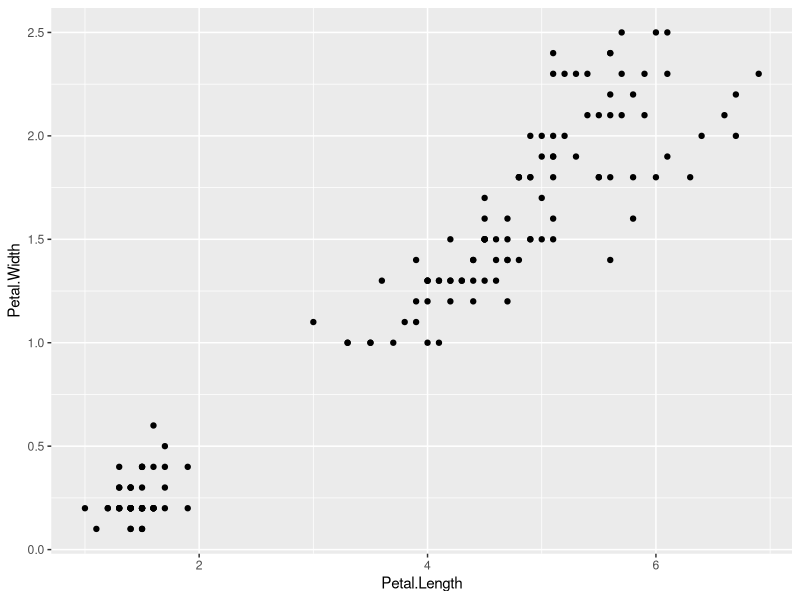
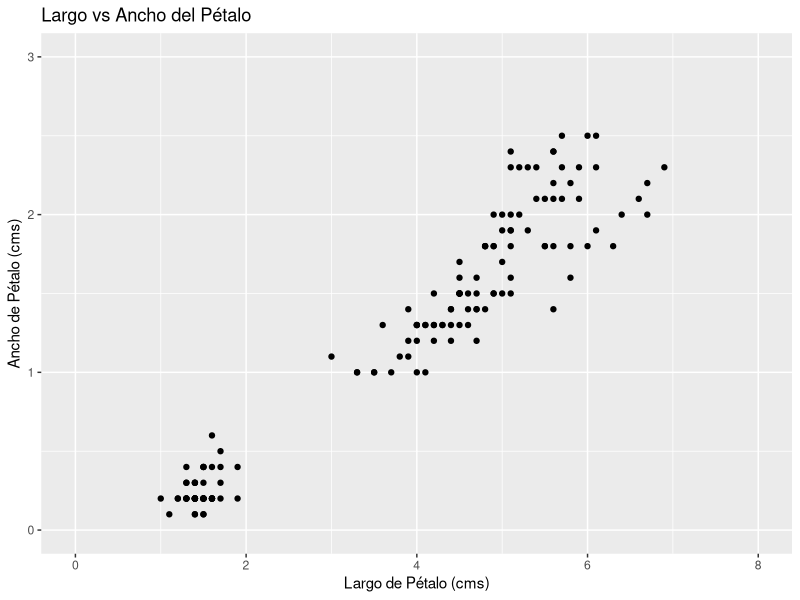
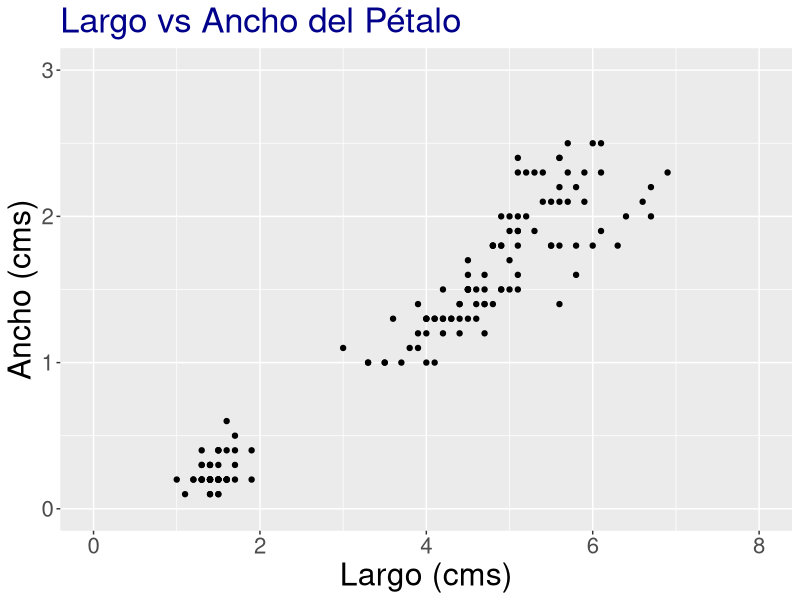
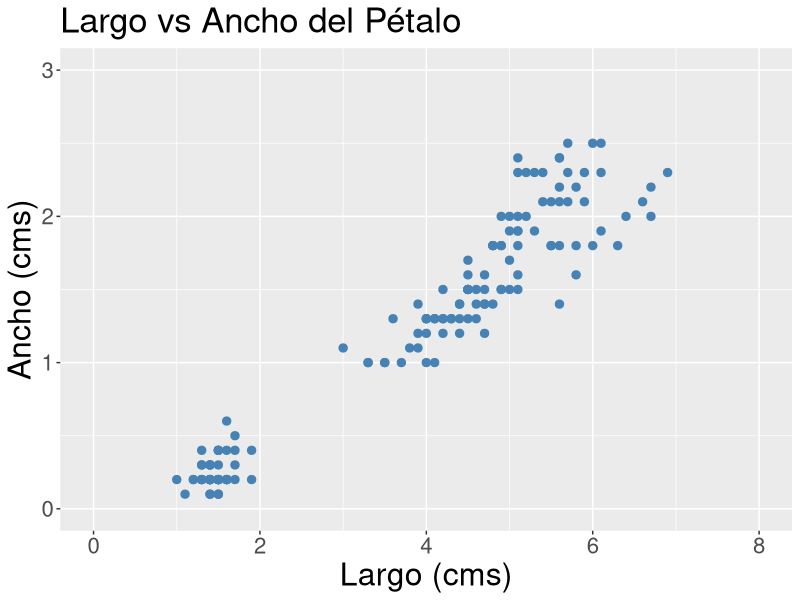
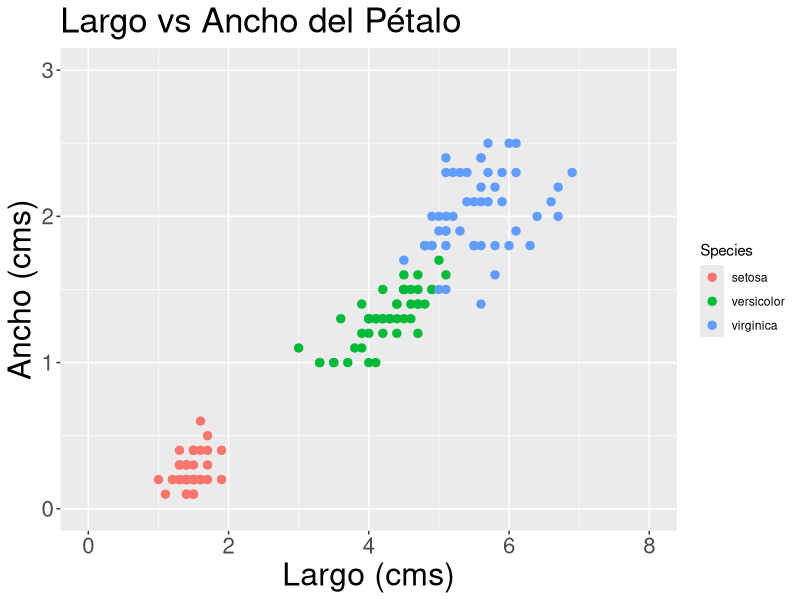
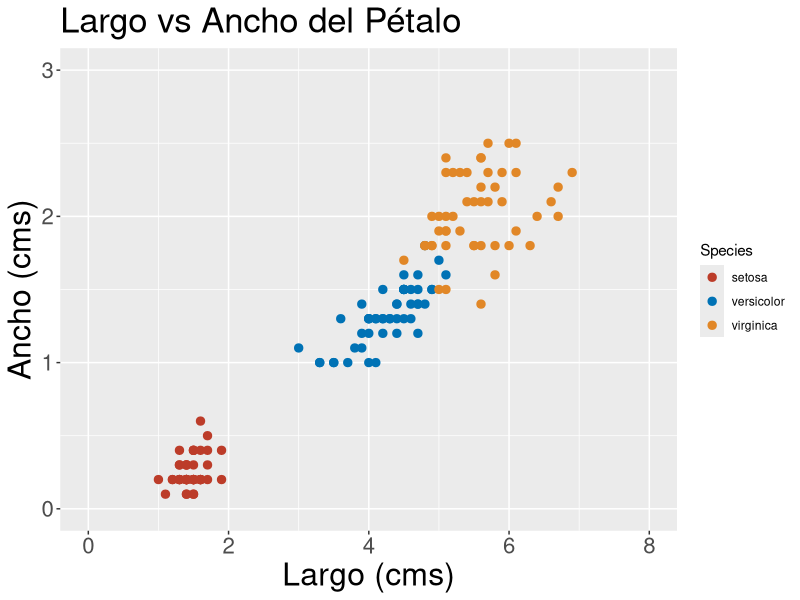
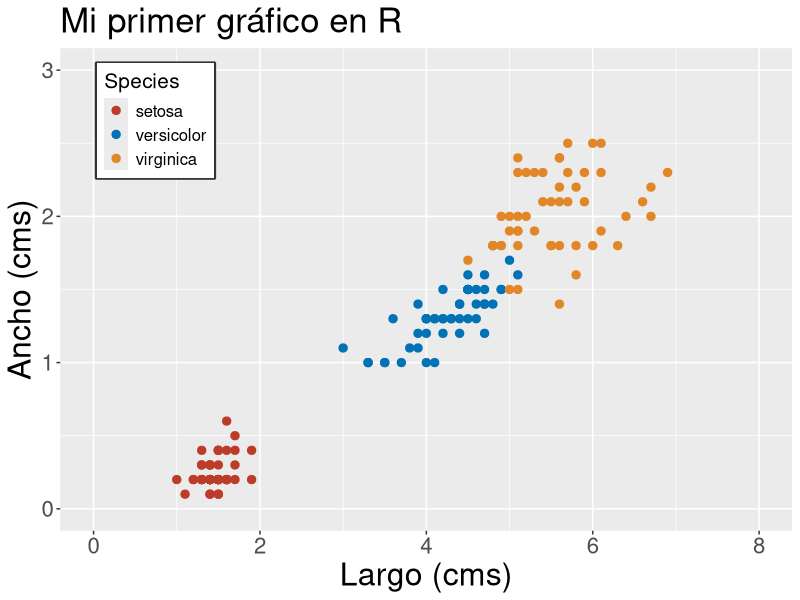
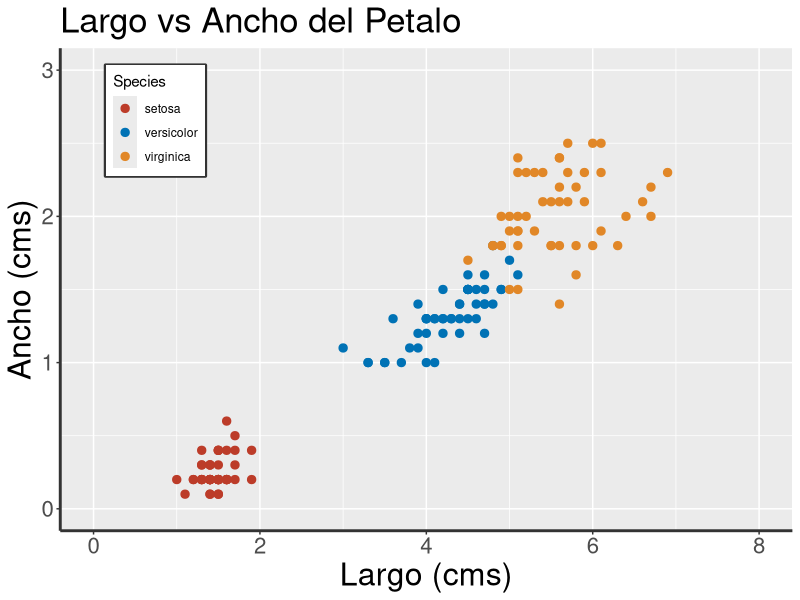

The R script that drew these images, in order:
## ---- chunk 1
knitr::opts_chunk$set(collapse = TRUE)
## ---- chunk 2
library(ggplot2)
## ---- chunk 3
ggplot(data=iris, mapping =aes(x=Petal.Length, y =Petal.Width))+geom_point()
## ---- chunk 4

ggplot(data = iris, mapping=aes(x=Petal.Length , y =Petal.Width))+
  geom_point()+
  xlim(c(0, 8))+
  ylim(c(0, 3))+
  labs(title="Largo vs Ancho del Pétalo", 
       x="Largo de Pétalo (cms)",
       y="Ancho de Pétalo (cms)")
## ---- chunk 5
ggplot(data = iris, mapping=aes(x=Petal.Length , y =Petal.Width))+
  geom_point()+
  xlim(c(0, 8))+
  ylim(c(0, 3))+
  labs(title="Largo vs Ancho del Pétalo", 
       y="Ancho (cms)", x="Largo (cms)")+
  theme(axis.text =element_text(size=16),
        axis.title=element_text(size=23),
        plot.title=element_text(size=25,colour="darkblue"))
## ---- chunk 6
ggplot(data = iris, mapping=aes(x=Petal.Length , y =Petal.Width))+
  geom_point(col="steelblue", size=2.5)+
  xlim(c(0, 8))+
  ylim(c(0, 3))+
  labs(title="Largo vs Ancho del Pétalo", 
       y="Ancho (cms)", x="Largo (cms)")+
  theme(axis.text =element_text(size=16),
        axis.title=element_text(size=23),
        plot.title=element_text(size=25),
        plot.subtitle=element_text(size=20))
## ---- chunk 7
ggplot(data = iris, mapping=aes(x=Petal.Length , y =Petal.Width))+
  geom_point(aes(col=Species), size=2.5)+
  xlim(c(0, 8))+
  ylim(c(0, 3))+
  labs(title="Largo vs Ancho del Pétalo", 
       y="Ancho (cms)", x="Largo (cms)")+
  theme(axis.text =element_text(size=16),
        axis.title=element_text(size=23),
        plot.title=element_text(size=25),
        plot.subtitle=element_text(size=20))
## ---- chunk 8
ggplot(data = iris, mapping=aes(x=Petal.Length , y =Petal.Width))+
  geom_point(aes(col=Species), size=2.5)+
  scale_colour_manual(values=c("#BC3C29FF", "#0072B5FF","#E18727FF"))+
  xlim(c(0, 8))+
  ylim(c(0, 3))+
  labs(title="Largo vs Ancho del Pétalo", 
       y="Ancho (cms)", x="Largo (cms)")+
  theme(axis.text =element_text(size=16),
        axis.title=element_text(size=23),
        plot.title=element_text(size=25),
        plot.subtitle=element_text(size=20))
## ---- chunk 9
ggplot(data = iris, mapping=aes(x=Petal.Length , y =Petal.Width))+
  geom_point(aes(col=Species), size=2.5)+
  scale_colour_manual(values=c("#BC3C29FF", "#0072B5FF","#E18727FF"))+
  xlim(c(0, 8))+
  ylim(c(0, 3))+
  labs(title="Mi primer gráfico en R", 
       y="Ancho (cms)", x="Largo (cms)")+
  theme(axis.text =element_text(size=16),
        axis.title=element_text(size=23),
        plot.title=element_text(size=25),
        legend.position = c(0.13, 0.85),
        legend.box.background = element_rect(fill = "transparent", colour = "#333333",size=1.2),
        legend.title = element_text(size = 15),
        legend.text = element_text(size = 12))
## ---- chunk 10
ggplot(data = iris, mapping=aes(x=Petal.Length , y =Petal.Width))+
  geom_point(aes(col=Species), size=2.5)+
  scale_colour_manual(values=c("#BC3C29FF", "#0072B5FF","#E18727FF"))+
  xlim(c(0, 8))+
  ylim(c(0, 3))+
  labs(title="Largo vs Ancho del Petalo",
       y="Ancho (cms)", x="Largo (cms)")+
  theme(axis.text =element_text(size=16),
        axis.title=element_text(size=23),
        plot.title=element_text(size=25),
        legend.position = c(0.13, 0.85),
        legend.box.background = element_rect(fill = "transparent", colour = "#333333",size=1.2),
        axis.line = element_line(color = "#333333",size = 1, linetype = "solid"))
